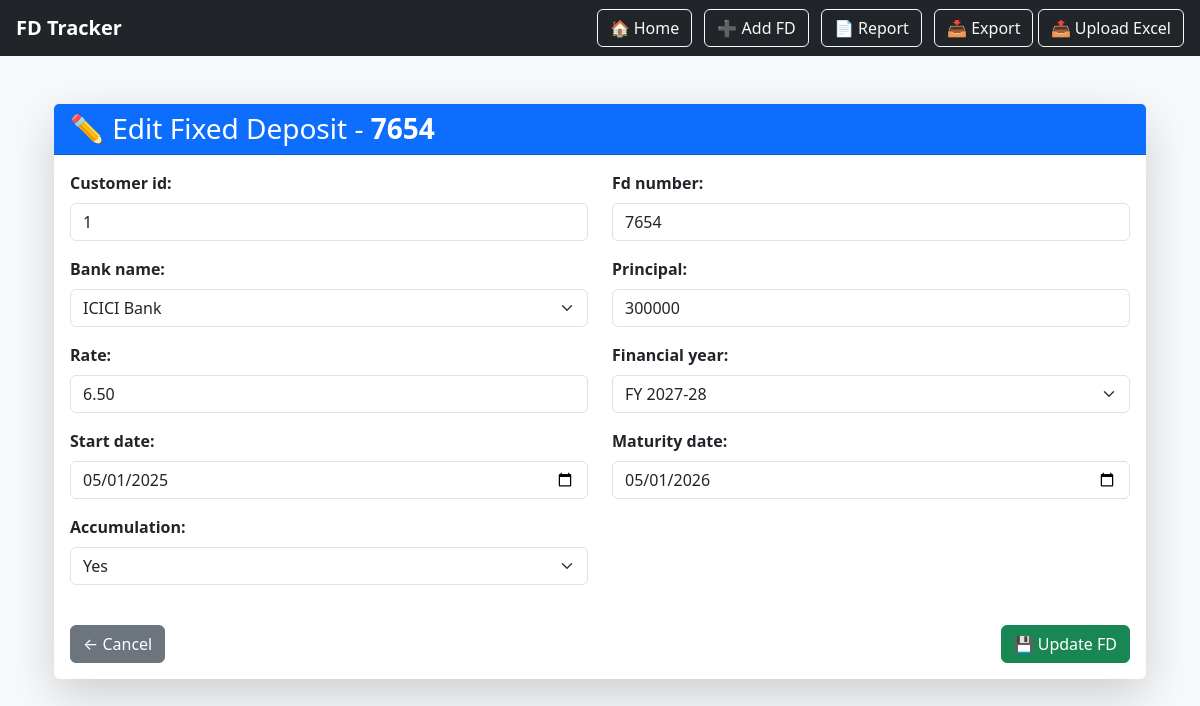
Page /edit-fd/62/ on the committed database.
### fdapp/models.py (models this page shows, shortened)
class FixedDeposit(models.Model):
    customer_id = models.CharField(max_length=100)
    fd_number = models.CharField(max_length=100)
    bank_name = models.CharField(max_length=100, choices=BANK_CHOICES)
    principal = models.IntegerField()
    rate = models.DecimalField(max_digits=5, decimal_places=2)
    start_date = models.DateField()
    maturity_date = models.DateField()
    financial_year = models.CharField(max_length=10, blank=True, null=True)
    interest = models.FloatField(blank=True, null=True)          # Total calculated interest
    tds = models.FloatField(blank=True, null=True)               # TDS on interest
    closing_balance = models.FloatField(blank=True, null=True)   # Final FD value
    interest_type = models.CharField(                            # 'Accrued' or 'Actual'
        max_length=20, blank=True, null=True
    )
    accumulation = models.CharField(                             # 'Yes' or 'No'
        max_length=3,
        choices=[('Yes', 'Yes'), ('No', 'No')],
        default='Yes'
    )
    uploaded_at = models.DateTimeField(auto_now_add=True)

### fdapp/views.py (the view)
# urls.py: path('edit-fd/<int:pk>/', views.edit_fd, name='edit_fd'),
def edit_fd(request, pk):
    fd = get_object_or_404(FixedDeposit, pk=pk)
    if request.method == 'POST':
        form = FixedDepositForm(request.POST, instance=fd)
        if form.is_valid():
            form.save()
            return redirect('home')
    else:
        form = FixedDepositForm(instance=fd)
    return render(request, 'edit_fd.html', {'form': form, 'fd': fd})

### fdapp/Templates/edit_fd.html (shortened to what this page needs)
{% extends "base.html" %}
{% block content %}
<div class="container mt-5">
  <div class="card shadow-lg border-0">
    <div class="card-header bg-primary text-white">
      <h3 class="mb-0">✏️ Edit Fixed Deposit - <strong>{{ fd.fd_number }}</strong></h3>
    </div>
    <div class="card-body">
      <form method="POST" class="needs-validation" novalidate>
        <div class="row">
          {% for field in form %}
            <div class="mb-3 col-md-6">
              <label class="form-label fw-bold">{{ field.label_tag }}</label>
              {{ field }}
            </div>
          {% endfor %}
        </div>
        <div class="d-flex justify-content-between mt-4">
          <a href="{% url 'home' %}" class="btn btn-secondary">← Cancel</a>
          <button type="submit" class="btn btn-success">💾 Update FD</button>
        </div>
      </form>
    </div>
  </div>
</div>
{% endblock %}

### rows in the picture
FixedDeposit: fd_number "7654", form "1" "7654" "ICICI Bank" "300000" "6.50" "FY 2027-28" "05/01/2025" "05/01/2026" "Yes"

### other values in the picture
{{ field.label_tag }} "Customer id:" "Fd number:" "Bank name:" "Principal:" "Rate:" "Financial year:" "Start date:" "Maturity date:" "Accumulation:"
